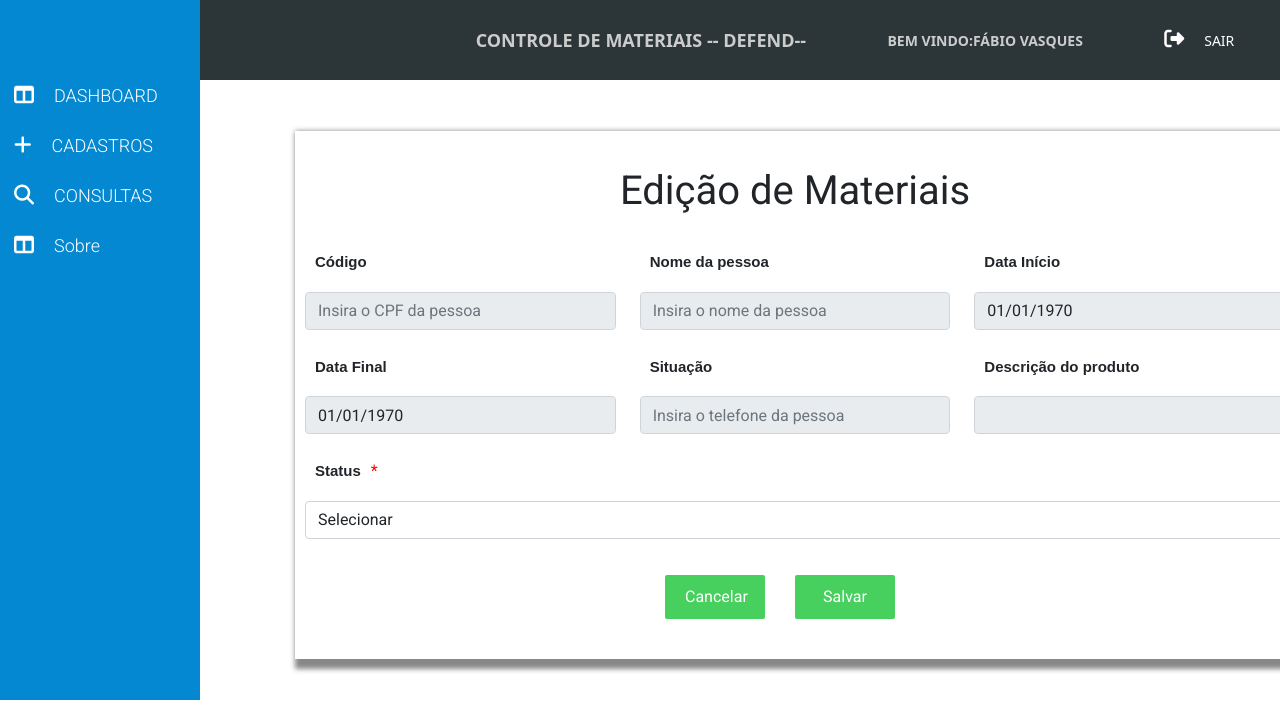
Page /editar_materiais.php?codProd=102 (signed in) on the earlier database version.
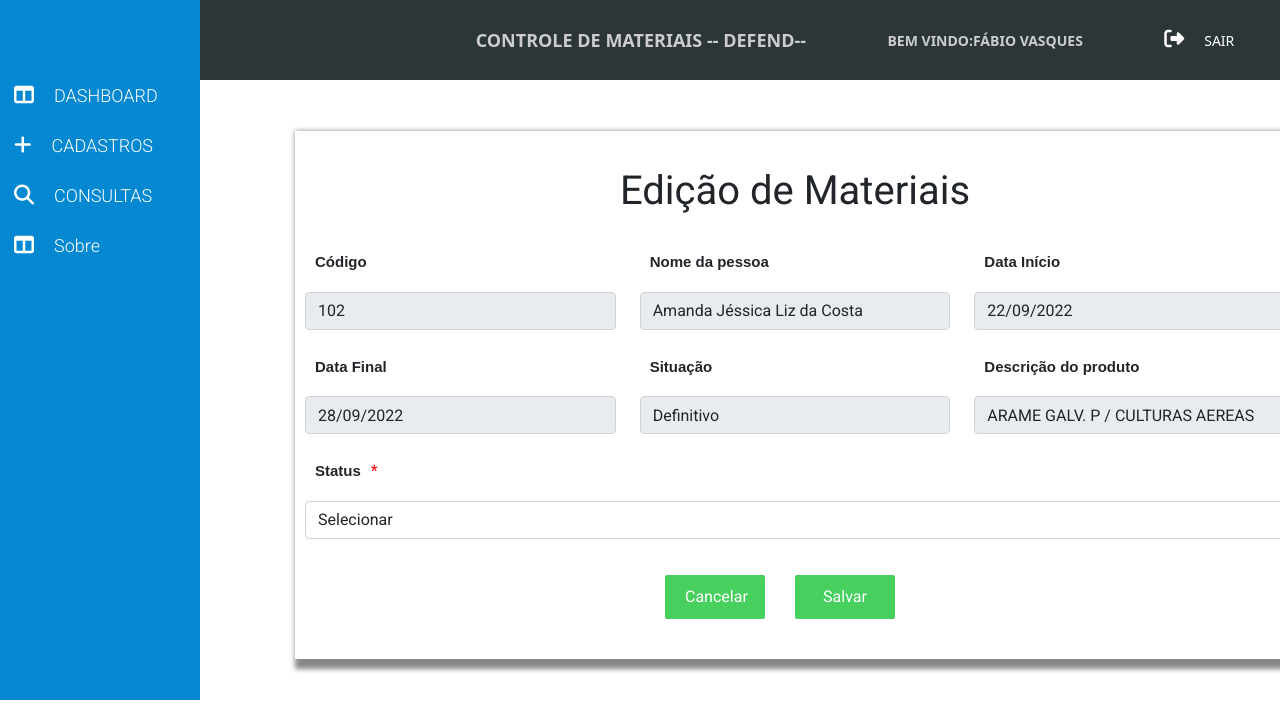
Same page on the later database version.
### tables this page shows
CREATE TABLE `lancamento` (
  `codCadastro` int NOT NULL,
  `dataInicialCadastro` varchar(20) NOT NULL,
  `dataFinalCadastro` varchar(20) NOT NULL,
  `situacaoCadastro` varchar(45) NOT NULL,
  `obsCadastro` varchar(45) DEFAULT NULL,
  `produto_codProd` int NOT NULL,
  `nomeAutorizado` varchar(45) NOT NULL,
  `nomeLiberacao` varchar(45) NOT NULL,
  `empresaServico_codEmpresa` int NOT NULL,
  `pessoa_codPessoa` int NOT NULL,
  `dataBaixa` varchar(20) DEFAULT NULL,
  `statusMaterial` char(2) DEFAULT 'A'
);

CREATE TABLE `produto` (
  `codProd` int NOT NULL,
  `descProd` varchar(200) NOT NULL
);

CREATE TABLE `pessoa` (
  `codPessoa` int NOT NULL,
  `cpfPessoa` varchar(45) NOT NULL,
  `nomePessoa` varchar(60) DEFAULT NULL,
  `telefonePessoa` varchar(45) DEFAULT NULL
);

### class/lancamento-class.php (called while the page is built, shortened)
<?php
class Lancamento {
private $pdo;
public function __construct( ) {
try {
	$this -> pdo = new PDO("mysql:dbname=controle-estoque;host=localhost","fabio","F@bio102030");
} catch(PDOException $e) {
	echo "ERRO: ".$e->getMessage();
}
}
public function getInfo($codProd) {
 $sql = "
       SELECT codProd, codCadastro,nomePessoa,descProd,dataInicialCadastro,dataFinalCadastro,situacaoCadastro
            FROM produto prod
        INNER JOIN lancamento l on prod.codProd = l.produto_codProd
        INNER JOIN pessoa p on p.codPessoa = l.pessoa_codPessoa
         WHERE codProd = :codProd" ;
    $sql = $this->pdo->prepare($sql);
    $sql->bindValue(':codProd',$codProd);
    $sql->execute();
    if($sql->rowCount() > 0) {
        return $sql->fetch();
    } else {
        return array();
    }
}
}

### editar_materiais.php (the view, shortened to what this page needs)
<?php
require 'model/con.php';
?>
  <?php
$codProd  = $_GET['codProd'];
include 'class/lancamento-class.php';
$lancamento = new Lancamento();
$info = $lancamento->getInfo($codProd);
?>
<!DOCTYPE html>
<html lang="en">
<head>
<link rel="stylesheet" type="text/css" href="assets/css/style3.css">
<link rel="stylesheet" type="text/css" href="assets/css/menu.css">
<link rel="stylesheet" type="text/css" href="assets/css/bootstrap.min.css">
</head>
<body>
<div class="container--pessoal">
    <header class="header--info">
            <div class="titulo">controle de materiais -- defend--</div>
            <div class="bem-vindo">Bem vindo:<?php echo $_SESSION['nome']; ?></div>
            <div class="sair"><a href="sair.php"><i class="fa-solid fa-right-from-bracket"></i>sair</a> </div>
    </header>
    <aside>
        <div class="menu">
        <div id="layoutSidenav">
                  <div id="layoutSidenav_nav">
                      <nav class="sb-sidenav"  style="width:180px;" id="sidenavAccordion">
                          <div class="sb-sidenav-menu">
                              <div class="nav" style="font-size:22px">
                                  <a class="nav-link" href="index.php" style="color: #ffffff;" >
                                      <div class="sb-nav-link-icon"></div><i class="fa-solid fa-table-columns"></i>
                                      DASHBOARD
                                  </a>
                                  <a class="nav-link collapsed" href="#" style="color: #ffffff;" data-toggle="collapse" data-target="#cadastros" aria-expanded="false" aria-controls="cadastros">
                                      <div class="sb-nav-link-icon"></div><i class="fa-solid fa-plus"></i>
                                      CADASTROS
                                  </a>
                                  <a class="nav-link collapsed" href="#" style="color: #ffffff;" data-toggle="collapse" data-target="#consultas" id="texto" aria-expanded="false" aria-controls="consultas">
                                  <div class="sb-nav-link-icon"></div><i class="fa-solid fa-magnifying-glass"></i>
                                      CONSULTAS
                                  </a>
                                <div class="nav" style="font-size:22px">
                                  <a class="nav-link" href="sobre.php" style="color: #ffffff;" >
                                      <div class="sb-nav-link-icon"></div><i class="fa-solid fa-table-columns"></i>
                                      Sobre
                                  </a>
                      </nav>
              </div>
          </div>
        </div>
    </aside>
    <section>
                <div class="form">
                    <form method="POST" action="update_materiais.php" id="form">
                        <div class="row">
                                <div class="col-md-12">
                                    <div class="form-group">
                                        <div class="titulo--prod">Edição de Materiais</div>
                                    </div>
                        <div class="row">
                                <div class="col-md-4">
                                    <div class="form-group">
                                        <label>Código </label><span class="campo--obrigatorio"></span>
                                            <input type="text" name="produto_codProd"  class="form-control"  readonly id="produto_codProd" placeholder="Insira o CPF da pessoa"
                                            onblur="validar(getElementById('cpf_cnpj').value)" autocomplete="off" value="<?php echo $info['codProd']; ?>" >
                                    </div>
                                </div>
                                <div class="col-md-4">
                                    <div class="form-group">
                                        <label class="prod">Nome da pessoa</label><span class="campo--obrigatorio"></span>
                                            <input type="text" name="nomePessoa" class="form-control" id="nomePessoa"
                                            placeholder="Insira o nome da pessoa"  readonly value="<?php echo $info['nomePessoa']; ?>">
                                    </div>
                                </div>
                                <div class="col-md-4">
                                    <div class="form-group">
                                        <label class="prod">Data Início</label><span class="campo--obrigatorio"></span>
                                            <input type="text" name="telefonePessoa" class="form-control" id="telefonePessoa"
                                             readonly value="<?php echo date('d/m/Y', strtotime($info['dataInicialCadastro'])); ?>">
                                    </div>
                                </div>
                          </div>
                            <div class="row">
                                <div class="col-md-4">
                                        <div class="form-group">
                                            <label class="prod">Data Final</label><span class="campo--obrigatorio"></span>
                                                <input type="text" name="telefonePessoa" class="form-control" id="telefonePessoa"
                                                 readonly value="<?php echo date('d/m/Y', strtotime($info['dataFinalCadastro']))?>">
                                        </div>
                                </div>
                                <div class="col-md-4">
                                        <div class="form-group">
                                            <label class="prod">Situação</label><span class="campo--obrigatorio"></span>
                                                <input type="text" name="" class="form-control" id=""
                                                placeholder="Insira o telefone da pessoa"  readonly value="<?php echo $info['situacaoCadastro']; ?>">
                                        </div>
                                </div>
                                <div class="col-md-4">
                                              <div class="form-group">
                                                  <label class="prod">Descrição do produto</label><span class="campo--obrigatorio"></span>
                                                  <input type="text" name="nomeProd" id="nomeProd" class="form-control" readonly value="<?php echo $info['descProd']?>">
                                              </div>
                                      </div>
                          </div>
                          <div class="row">
                                      <div class="col-md-12">
                                        <div class="form-group">
                                            <label class="prod">Status</label><span class="campo--obrigatorio">*</span>
                                            <select class="form-control" name="statusMaterial" id="statusMaterial">
                                              <option>Selecionar</option>
                                            </select>
                                        </div>
                                      </div>
                          </div>
                            <div class="buttons">
                                        <div class="cancelButton" onclick="closeModal()">Cancelar</div>
                                        <div class="cadastrarButton" id="botCad">Salvar</div>
                            </div>
                               <div class="status">
                                </div>
                        </form>
</body>
</html>

### assets/css/style3.css (style rules this page uses)
body { margin: 0; padding: 0; font-family: 'Roboto', sans-serif; }
.header--info { display: flex; justify-content: space-around; align-items: center; width: auto; }
.container--pessoal { display: grid; grid-template-columns: repeat(3, 1fr); grid-gap: 10px; height: 700px; }
header { margin-left: -235px; background-color: #2C3639; grid-area:1 / 2 / 2 / 4; height: 80px; display: flex; justify-content: space-around; align-items: center; padding: 5px; color: #fff; }
aside { grid-area: 1 / 1 / 3 / 1; display: flex; flex-direction: column; width: 350px; height: 700px; background-color: #0388d1; position: fixed; }
section { grid-area: 2 / 2 / 3 / 4; margin-top: -20px; margin-left: -235px; }
.titulo { text-transform: uppercase; font-weight: 600; }
.sb-sidenav .sb-sidenav-menu .nav .nav-link { color: #fff; }
.bem-vindo { text-transform: uppercase; font-weight: 600; }
.menu { margin-top: 60px; margin-left: -40px; }
.menu, nav ul li { color: #fff; text-transform: capitalize; list-style: none; padding: 10px; font-family: 'Roboto', sans-serif; }
.menu, nav ul a { color: #fff; text-decoration: none; font-weight: 300; }
.fa-plus, .fa-trash,.fa-magnifying-glass { font-size:12px; }
.form { flex:1; font-family: 'Roboto', sans-serif; box-shadow: 5px 5px 5px 5px #888888; margin-top: 40px; margin-bottom: 20px; margin-left: 100px; padding: 10px; width: 1000px; }
.cancelButton { display:inline-block; cursor:pointer; }
.cancelButton { padding:10px 20px; border-radius:2px; background-color:#48d05f; color:#FFF; display:inline-block; cursor:pointer; margin-right:30px; width: 100px; }
.cadastrarButton { padding:10px 20px; border-radius:2px; background-color:#48d05f; color:#FFF; display:inline-block; cursor:pointer; margin-right:30px; width: 100px; text-align: center; }
label { padding:10px; font-family: Arial, Helvetica, sans-serif; font-size: 15px; font-weight: 600; }
.buttons { display:flex; justify-content:center; align-items:center; margin-top: 20px; }
select option { font-size: 14px; }
.titulo--prod { display: flex; justify-content: center; align-items: center; font-weight: 400; font-size: 40px; margin-top: 20px; margin-bottom: 20px; }
.campo--obrigatorio { color: red; }
.status { display: flex; justify-content: center; align-items: center; margin-top: 20px; }
.fa-solid { font-size: 20px; padding-right: 20px; }
a { margin-top: 5px; margin-bottom: 5px; }
.header--info, .sair { text-transform: uppercase; }
.header--info, .sair a { text-decoration: none; color: #fff; font-size: 14px; }
.header--info, .sair a:hover { color: #ccc; }
@media (min-width:1025px) AND (max-width:1300px) { header { margin-left: -800px; display: flex; justify-content: center; align-items: center; } }
@media (min-width:1025px) AND (max-width:1300px) { aside { grid-area: 1 / 1 / 3 / 1; display: flex; flex-direction: column; justify-content:baseline; width: 200px; height: 700px; background-color: #0388d1; position: fixed; } }
@media (min-width:1025px) AND (max-width:1300px) { .menu, nav ul a { font-size: 20px; } }
@media (min-width:1025px) AND (max-width:1300px) { .titulo { margin-left: 800px; font-size:18px; } }
@media (min-width:1025px) AND (max-width:1300px) { .bem-vindo, .sobre { font-size:14px; } }
@media (min-width:1025px) AND (max-width:1300px) { a { width:120px; height:40px; font-size:18px; color: #fff; } }

Differences in the rows shown:
added lancamento: produto_codProd "102", nomePessoa "Amanda Jéssica Liz da Costa", telefonePessoa "22/09/2022", telefonePessoa "28/09/2022", situacaoCadastro "Definitivo", nomeProd "ARAME GALV. P / CULTURAS AEREAS"
Other differences:
form field telefonePessoa: "01/01/1970" → (not shown)
